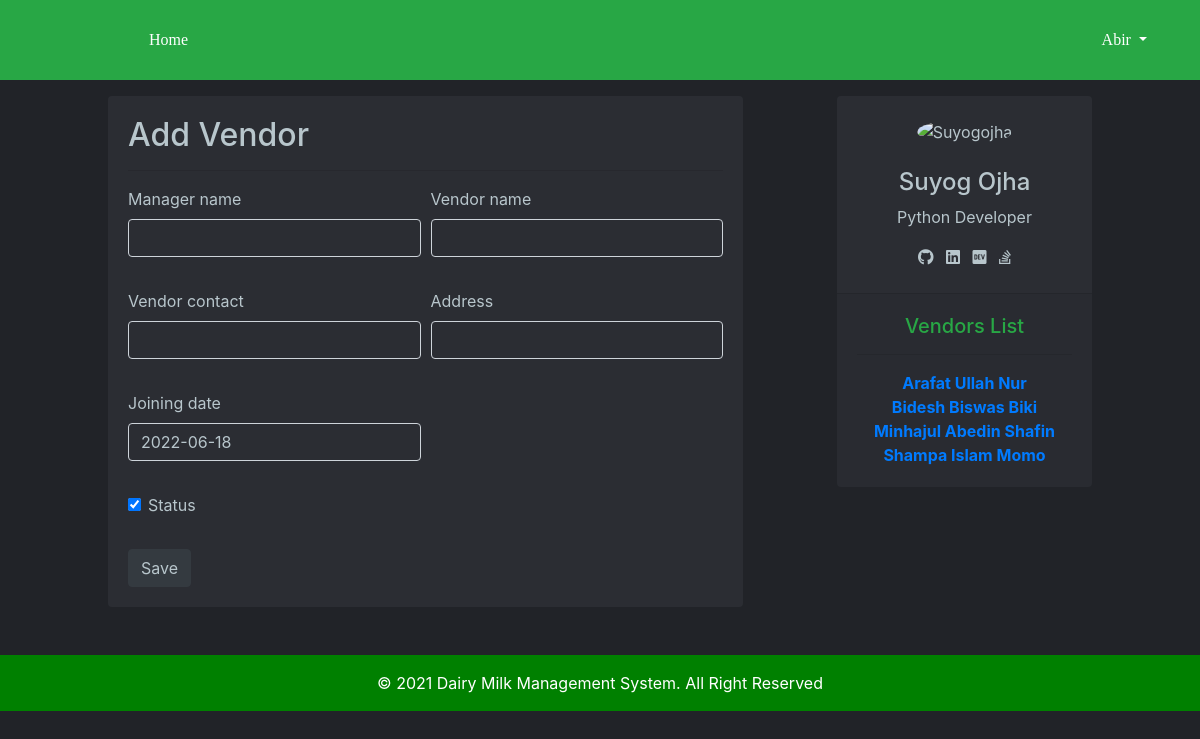
Page /addvendor/ (signed in) on the committed database.
### dairyapp/models.py (models this page shows)
class Vendor(models.Model):
    managername = models.CharField(max_length=200)
    vendorname = models.CharField(max_length=200,db_index=True,unique=True)
    joiningdate = models.DateField(auto_now_add=True)
    address = models.CharField(max_length=200, db_index=True)
    vendorcontact = models.CharField(max_length=14,db_index=True)
    status = models.BooleanField(default=True)
    def __str__(self):
        return self.vendorname

### dairyapp/views.py (the view)
# urls.py: path('addvendor/', views.addvendor, name='addvendor'),
@login_required
def addvendor(request):
    vl = Vendor.objects.only('vendorname')
    if request.method == 'POST':
        form = AddVendorForm(request.POST)
        if form.is_valid():
            managername = form.cleaned_data['Manager_Name']
            vendorname = form.cleaned_data['Vendor_Name']
            address = form.cleaned_data['Address']
            vendorcontact = form.cleaned_data['Vendor_Contact']
            status  = form.cleaned_data['Status']
            v = models.Vendor(managername=managername,vendorname=vendorname,address=address,vendorcontact=vendorcontact,status=status)
            v.save()
            return redirect('add_milk_category') # milkcategoryform.html
    else:
        form = AddVendorForm()
        return render(request, 'vendor/addvendor.html', {'form':form, 'vl':vl})

### dairyapp/forms.py
class AddVendorForm(forms.Form):
    CHOICES = (
        ('Cow','Cow'),
        ('Buffaloe','Buffaloe'),
        ('Others','Others'),
    )
    Manager_Name = forms.CharField(required=True, max_length=200)
    Vendor_Name = forms.CharField(required=True, max_length=200)
    joining_date = forms.DateField(initial=datetime.date.today)
    Address = forms.CharField(required=True)
    Vendor_Contact = forms.CharField(required=True)
    Status =  forms.BooleanField(required=False,initial=True)

### templates/vendor/addvendor.html (shortened to what this page needs)
{% extends 'base.html' %}
{% load crispy_forms_tags %}
{% load static %}
{% block content %}
<div class="row justify-content-center">
  <div class="col-7 mr-3">
    <div id="back" class="card" style="border: 2px #2B2D33!important;">
      <div class="card-body">
        <h2>Add Vendor</h2><hr>
        <form action="\addvendor\" method="POST">
          <div class="form-row">
            <div class="form-group col-md-6">
              {{ form.Manager_Name|as_crispy_field }}
            </div>
            <div class="form-group col-md-6">
              {{ form.Vendor_Name|as_crispy_field }}
            </div>
          </div>
          <div class="form-row">
            <div class="form-group col-md-6">
              {{ form.Vendor_Contact|as_crispy_field }}
            </div>
            <div class="form-group col-md-6">
              {{ form.Address|as_crispy_field }}
            </div>
          </div>
          <div class="form-row ">
            <div class="form-group col-md-6">
              {{ form.joining_date|as_crispy_field }}
            </div>
          </div>
          <div class="form-row ">
            <div class="form-group col-md-6">
              {{ form.Status|as_crispy_field }}
            </div>
          </div>
          <button type="submit" class="btn btn-dark" style="color: #B8C6CC;">Save</button>
        </form>
      </div>
    </div>
  </div>
  <div class="col-3 ml-5">
    <div class="card card-shadow text-center border-0">
      <div class="card-block">
        <a class="avatar avatar-lg">
            <img class="w-50 rounded-circle my-4" src="" alt="Suyogojha">
        </a>
        <h4 class="profile-user">Suyog Ojha</h4>
        <p>Python Developer</p>
        <div class="profile-social mb-4">
            <a class="fab fa-github" style="color: #B8C6CC!important;" target="_blank" href=""></a>
            <a class="fab fa-linkedin" style="color: #B8C6CC!important; margin-left: 0.5rem;" target="_blank" href=""></a>
            <a class="fab fa-dev" style="color: #B8C6CC!important; margin-left: 0.5rem;" target="_blank" href=""></a>
            <a class="fab fa-stack-overflow" style="color: #B8C6CC!important; margin-left: 0.5rem;" target="_blank" href=""></a>
        </div>
      </div>
      <div class="card-footer">
        <div class="row no-space">
          <div class="col my-2">
            <h5 class="profile-stat-count text-success">Vendors List</h5><hr>
            {% for vendor_list in vl %}
            <strong class="text-primary">{{vendor_list}}</strong>
            <br>
            {% endfor %}
          </div>
        </div>
      </div>
    </div>
  </div>
</div>
{% endblock %}

### templates/base.html (shortened to what this page needs)
<!doctype html>
<html lang="en">
  <head>
    {% load static %}
    <link rel="stylesheet" href="https://stackpath.bootstrapcdn.com/bootstrap/4.3.1/css/bootstrap.min.css">
    <link rel="stylesheet" href="https://use.fontawesome.com/releases/v5.7.2/css/all.css">
    <link rel="stylesheet" href="https://use.fontawesome.com/releases/v5.8.1/css/all.css">
    <link rel="stylesheet" href="//code.jquery.com/ui/1.12.1/themes/base/jquery-ui.css">
  </head>
<body>
  <nav class="navbar navbar-expand-md fixed-top bg-success">
    <div class="container ">
      <div class="logo-image">
      </div>
    <div class="collapse navbar-collapse" id="navbarSupportedContent">
      <ul class="navbar-nav mr-auto">
        <li class="nav-item">
          <a class="nav-link" href="{% url 'home' %}" style="color: #FFFFFF;">Home</a>
        </li>
      </ul>
      {% if user.is_authenticated %}
        <ul class="navbar-nav">
          <li class="nav-item dropdown">
            <a class="nav-link dropdown-toggle"  id="navbarDropdown" role="button" data-toggle="dropdown" aria-haspopup="true" aria-expanded="false">
          {% if user.profile.user_type == 'Manager' %}<strong>Manager </strong>{% elif user.profile.user_type == 'Customer'  %}<strong>Customer </strong> {% endif %}{{ user.username }}
            </a>
          </li>
        </ul>
      {% else %}
        <form class="form-inline my-2 my-lg-0 jugnu">
          <a href="{% url 'login' %}" class="nav-link" style="color: #FFFFFF;"><i class="fas fa-sign-in-alt" style="background-color: unset !important;">&nbsp;&nbsp;Log In</i></a>
        </form>
      {% endif %}
    </div>
  </div>
  </nav>
<div class="container">
      {% block content %}
      {% endblock %}
</div>
<footer class="footer sticky-bottom">
  <div class="mt-5 py-3">
    <span>© 2021 Dairy Milk Management System. All Right Reserved</span>
  </div>
</footer>
</body>
</html>

### templates/vendor/addvendor.html (style rules this page uses)
.card { background-color: #2B2D33; color: #B8C6CC; }
.form-control { background-color: #2B2D33!important; color: #B8C6CC!important; }

### rows in the picture
Vendor: vendorname "Arafat Ullah Nur"
Vendor: vendorname "Bidesh Biswas Biki"
Vendor: vendorname "Minhajul Abedin Shafin"
Vendor: vendorname "Shampa Islam Momo"

### other values in the picture
{{ user.username }} "Abir"
